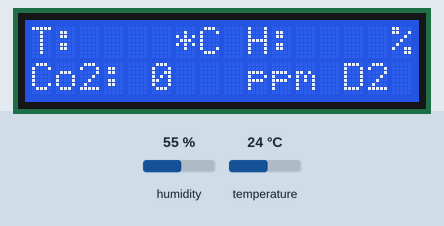
Simulated run of this sketch. Board: ESP32. On the bench: 16×2 character LCD. The inputs (shaded band) are chosen by the test bench; at power-on: humidity 55 %, temperature 24 °C. WiFi joins after 1.5 s; servers stay silent unless stated; no MQTT or app messages arrive unless stated; what the sketch prints to the serial monitor is not drawn.

Above: at 8.4 s.
8.5 s: humidity set to 22 %
At 12.8 s:
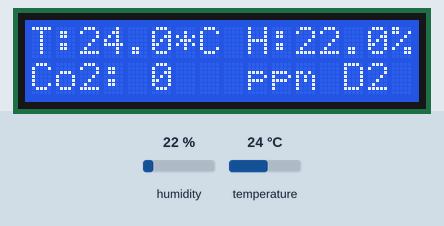
13.7 s: temperature set to 12 °C
At 18.7 s:
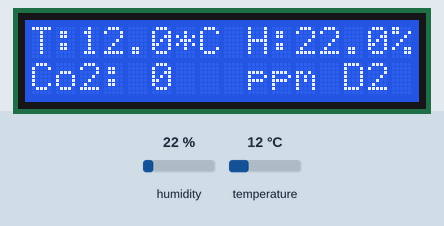
23.7 s: humidity set to 40 %
At 28.0 s:
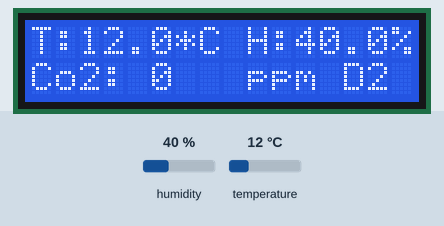
28.8 s: temperature set to 19 °C
At 33.1 s:
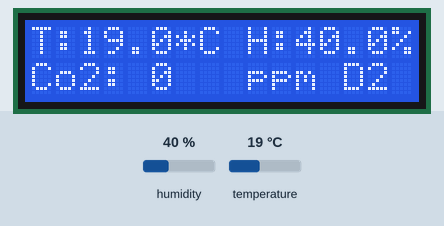
Timing chart, 0 to 34.6 s (numbered marks = the images above; inputs shaded):
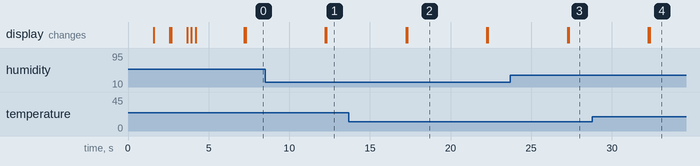

The sketch:

Fire_Forest_Alarm_Thinh.ino
```cpp
// import library
#include <ArduinoJson.h>
#include <WiFi.h>
#include <Wire.h>
#include <PubSubClient.h>
#include <LiquidCrystal_I2C.h>
#include <math.h>
#include "DHT.h"
// Notify: Adafruit_ADS1X15.h modified

// define pin Button
#define DHTPIN 33
#define DHTTYPE DHT22
#define TimeUpdateParameter 5000
#define TimeUpdateFullScreen 62500
#define NameDevice "Mqtt Device 2"
#define NameDeviceText "D2"
#define posx "latitute"
#define posy "longtitute"
#define valuex 0
#define valuey 0

const char* ssid = "AP_M_2.4G";    //AP_M_2.4G
const char* password = "admin13589";    //admin13589
// Add your MQTT Broker IP address, example:
const char* mqtt_server = "513booyoungct4.ddns.net";
const int port_id = 1893;
const char* ssid_server = "tyne"; //tyne
const char* pass_server = "123456"; // 123456

StaticJsonDocument<256> JSONbuffer;
//JsonObject& JSONencoder = JSONbuffer.createObject();
JsonObject JSONencoder = JSONbuffer.to<JsonObject>();
WiFiClient espClient;
PubSubClient client(espClient);
LiquidCrystal_I2C lcd(0x27, 16, 2);
DHT dht(DHTPIN, DHTTYPE);

// TẠO BIẾN TRỮ DỮ LIỆU GỬI ĐI
unsigned char hexData[9] = {0xFF, 0x01, 0x86, 0x00, 0x00, 0x00, 0x00, 0x00, 0x79}; //Read the gas density command /Don't change the order
long lastMsg = 0;
long lastRestartDisplay = 0;
long lastUpdateDisplay = 0;
long time_send_data = 0;
long time_connect_wifi = 0;


// CALIB CURRENT

// create varible meter
float humidity = 0;
float temperature = 0;
char temperature_str[10];
char humidity_str[10];
long co2_value = 0;
long hi, lo, CO2;
uint8_t count_reset = 0;
uint8_t count_begin = 0;
bool FlagWifi = 0;
bool AutoWifi = 1;
bool ModeWifi = 1;


// CREATE VARIBLE SETTING

// CREATE FLAG SETTING


// update Menu function
void updateMenu() {


  long now = millis();
  if (now - lastUpdateDisplay > TimeUpdateParameter) {
    lcd.setCursor(9, 0);
    lcd.print("    ");
    lcd.setCursor(2, 0);
    lcd.print("   ");
    lcd.setCursor(4, 1);
    lcd.print("     ");
    lcd.setCursor(12, 1);
    lcd.print(" ");
    lcd.setCursor(8, 1);
    lcd.print(" ");
    delay(50);
    lcd.setCursor(2, 0);
    lcd.print(temperature_str);
    lcd.setCursor(5, 1);
    lcd.print(co2_value);
    lcd.setCursor(11, 0);
    lcd.print(humidity_str);
    lastUpdateDisplay = now;
  }
  long currenUpdateDisplay = millis();
  if (currenUpdateDisplay - lastRestartDisplay > TimeUpdateFullScreen) {

    lcd.clear();


    lcd.setCursor(2, 0);
    lcd.print(temperature_str);
    lcd.setCursor(5, 1);
    lcd.print(co2_value);
    lcd.setCursor(11, 0);
    lcd.print(humidity_str);

    lcd.setCursor(0, 0);
    lcd.print("T:");
    lcd.setCursor(0, 1);
    lcd.print("Co2:");
    lcd.setCursor(6, 0);
    lcd.print("*C");
    lcd.setCursor(9, 0);
    lcd.print("H:");
    lcd.setCursor(15, 0);
    lcd.print("%");
    lcd.setCursor(9, 1);
    lcd.print("ppm");
    lcd.setCursor(13, 1);
    lcd.print(NameDeviceText);
    if (ModeWifi == 0) {
      lcd.setCursor(15, 1);
      lcd.print("!");
    }
    lastRestartDisplay = currenUpdateDisplay;
  }


}

void setup() {
  delay(1000);
  Serial.begin(115200);
  Serial2.begin(9600);
  delay(500);
  dht.begin();
  lcd.init();
  lcd.backlight();
  lcd.print("Id:");
  lcd.setCursor(4, 0);
  lcd.print(ssid);
  lcd.setCursor(0, 1);
  lcd.print("Pass:");
  lcd.setCursor(6, 1);
  lcd.print(password);
  delay(1000);
  lcd.clear();
  delay(50);
  lcd.setCursor(2, 0);
  lcd.print("Connecting to");
  lcd.setCursor(5, 1);
  lcd.print("WiFi");
  ModeWifi = 1;
  count_begin = 0;
  setup_wifi();
  client.setServer(mqtt_server, port_id);
  client.setCallback(callback);
  updateMenu();
  xTaskCreatePinnedToCore(
    Read_ADC
    ,  "Read_And_Send_Data"   // A name just for humans
    ,  4000  // This stack size can be checked & adjusted by reading the Stack Highwater
    ,  NULL
    ,  0  // Priority, with 3 (configMAX_PRIORITIES - 1) being the highest, and 0 being the lowest.
    ,  NULL
    ,  1);
}


long time_restart = 0;  // TIME TO AUTO RESTART WHEN CAN'T CONNECT AFTER A PERIOD OF TIME
void setup_wifi() {   // CONNECT TO WIFI
  if (AutoWifi == 1) {
    delay(10);
    // We start by connecting to a WiFi network
    Serial.println();
    Serial.print("Connecting to ");
    WiFi.begin(ssid, password);
    delay(1000);
    uint8_t count = 0;

    while (WiFi.status() != WL_CONNECTED && count_begin != 1) {
      Serial.print(".");
      lcd.setCursor(15, 1);
      lcd.print("!");
      delay(250);
      lcd.setCursor(15, 1);
      lcd.print(" ");
      ModeWifi = 1;
      delay(250);
      count ++;
      if (count > 30) {
        Serial.println("False to set up WiFi connection");
        ModeWifi = 0;
        break;
        //ESP.restart();
      }
    }
    if (count_begin != 0) ESP.restart();
    if (count_begin == 0 && ModeWifi == 1)
    {
      lcd.clear();
      lcd.print("Mode Online!");

      delay(3000);
      lcd.clear();
      count_begin = 1;
      Serial.println("");
      Serial.println("WiFi connected");
      Serial.println("IP address: ");
      Serial.println(WiFi.localIP());
    }
    if  (ModeWifi == 0 && count_begin == 0) {
      lcd.clear();
      lcd.print("Mode Offline!");
      delay(3000);
      lcd.clear();
    }
  }
}
// RECEIVED MESSAGE IN SERVER
void callback(char* topic, byte * message, unsigned int length) {
  Serial.print("Message arrived on topic: ");
  Serial.print(topic);
  Serial.print(". Message: ");
  String messageTemp;

  for (int i = 0; i < length; i++) {
    Serial.print((char)message[i]);
    messageTemp += (char)message[i];
  }
  Serial.println();

  if (messageTemp == "OnRelay1")  //COMMAND OF SERVER
  {
    //    stateRelay1 = 0;
  }
}

void xulyJson(String msgdata) {   // CONVERT JSON TO VARIBLE
  DynamicJsonDocument doc(1024);

  deserializeJson(doc, msgdata);
  JsonObject obj = doc.as<JsonObject>();
  //  setpoint_cc_cv_1 = float(obj["SETPOINT_CC_CV_1"]);
  //  ocv_chg_max_vol_1 = float(obj["OCV_CHG_MAX_VOL_1"]);
  Serial.println(msgdata.length());
}
// reconnect wifi when disconnect
long time_wifi = 0;   // time wait reconnect wifi
void reconnect() {
  // Loop until we're reconnected
  if (ModeWifi == 1) {
    while (!client.connected()) {

      Serial.print("Attempting MQTT connection...");
      // Attempt to connect
      if (client.connect(NameDevice, ssid_server, pass_server)) {
        Serial.println("connected");
        // Subscribe
        client.subscribe("esp32/output");
        client.publish("esp32/status", "Connect Success");
        delay(2000);
        client.publish("esp32/status", "Connect Failed");
      } else {
        long now = millis();
        if (now - time_wifi > 15000)
        {
          setup_wifi();
          time_wifi = now;
          delay(5000);
        }

        Serial.print("failed, err_code:");
        Serial.println(client.state());
        delay(100);
        Serial.println(" try again in 5 seconds");
        client.disconnect();
        // Wait 5 seconds before retrying
        delay(5000);
      }
    }
    delay(100);
  }
}

unsigned long timer_led = 0;
unsigned long timer_warning = 0;

void loop() {
  humidity = dht.readHumidity();
  float temp = dht.readTemperature();
  temperature = round(temp * 100) / 100.0;
  sprintf(temperature_str, "%.1f", temperature);
  sprintf(humidity_str, "%.1f", humidity);
  co2_value = CO2;    // co2_value: 1 -> có CO2 ; 0 -> ko có Co2
  lcd.setCursor(0, 0);
  lcd.print("T:");
  lcd.setCursor(0, 1);
  lcd.print("Co2:");
  lcd.setCursor(6, 0);
  lcd.print("*C");
  lcd.setCursor(9, 0);
  lcd.print("H:");
  lcd.setCursor(15, 0);
  lcd.print("%");
  lcd.setCursor(9, 1);
  lcd.print("ppm");
  lcd.setCursor(13, 1);
  lcd.print(NameDeviceText);
  if (ModeWifi == 0) {
    lcd.setCursor(15, 1);
    lcd.print("!");
  }

  //  lcd.setCursor(8, 1);
  //  lcd.print("L2:");
  updateMenu();
}

// THIS IS A TASK READ_ADC AUTO
void Read_ADC(void *pvParameters)
{
  (void) pvParameters;

  /*
    Blink
    Turns on an LED on for one second, then off for one second, repeatedly.

    If you want to know what pin the on-board LED is connected to on your ESP32 model, check
    the Technical Specs of your board.
  */


  for (;;) // A Task shall never return or exit.
  {
    // READ sensor

    Serial2.write(hexData, 9);
    for (int i = 0, j = 0; i < 9; i++)
    {
      if (Serial2.available() > 0)
      {
        int ch = Serial2.read();

        if (i == 2) {
          hi = ch;    //High concentration
        }
        if (i == 3) {
          lo = ch;    //Low concentration
        }
        if (i == 8) {
          CO2 = hi * 256 + lo; //CO2 concentration
        }
      }
    }


    if (ModeWifi == 1) {
      if (!client.connected()) {
        reconnect();
      }
      client.loop();
      long now = millis();
      if (now - lastMsg > 3000) {
        lastMsg = now;
        client.subscribe("esp32/doAn1/control");
        delay(10);
        if (now - time_send_data > 3000)
        {
          StaticJsonDocument<256> doc1;
          doc1["co2_value"] = co2_value;
          doc1["humidity"] = humidity;
          doc1["temperature"] = temperature_str;
          doc1[posx] = valuex;
          doc1[posy] = valuey;

          Serial.print("co2_value: "); Serial.println(co2_value);
          Serial.print("humidity: "); Serial.println(humidity);
          Serial.print("temperature: "); Serial.println(temperature);
          Serial.println("###############################################");

          String Jdata;
          serializeJson(doc1, Jdata);
          //gửi json đến topic esp32/json
          client.publish("v1/devices/me/telemetry", Jdata.c_str());
          Serial.println("MQTT Send Data");
          time_send_data = now;
        }
      }
    }

    vTaskDelay(1000);
  }
}
//THIS IS A TASK AUTO SEND DATA AFTER A PERIOD OF TIME
```

Measured:
- after the input at 13.7 s, the display: first differs from a run without the input after 3.6 s (image 2)
- after the input at 23.7 s, the display: first differs from a run without the input after 3.6 s (image 3)
- after the input at 28.8 s, the display: first differs from a run without the input after 3.5 s (image 4)
- what the display in image 2 shows lasts 4.9 s, from 17.3 s to 22.2 s
